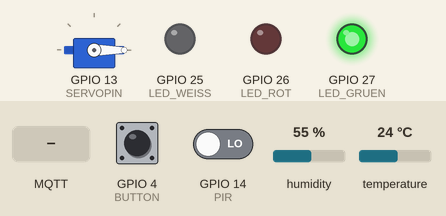
Recording of a sketch running on a simulated ESP32. On the bench: servo, output pins drawn as LEDs (lit = HIGH). The test bench sets the inputs (shaded band); at power-on: GPIO 14 (PIR) LOW, GPIO 4 (BUTTON) HIGH, humidity 55 %, temperature 24 °C. WiFi joins after 1.5 s; servers stay silent unless stated; random numbers use the default seed unless the sketch sets one; no MQTT or app messages arrive unless stated; what the sketch prints to the serial monitor is not drawn.

Above: at 2.7 s.
2.8 s: GPIO 14 (PIR) driven HIGH
At 4.0 s:
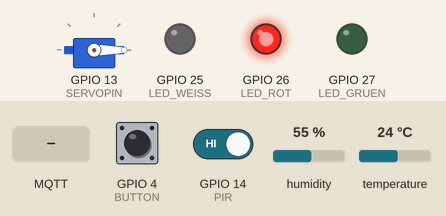
4.3 s: MQTT message "ON" arrives on the first subscribed topic
At 5.2 s:
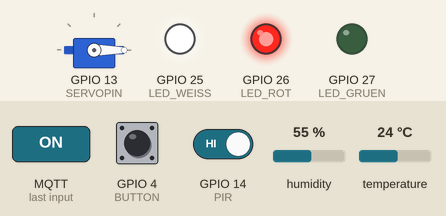
5.8 s: MQTT message "90" arrives on the second subscribed topic
At 6.3 s:
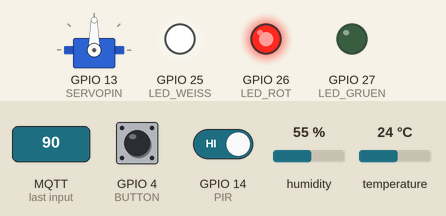
7.3 s: GPIO 4 (BUTTON) pulled LOW for 0.15 s
At 8.5 s:
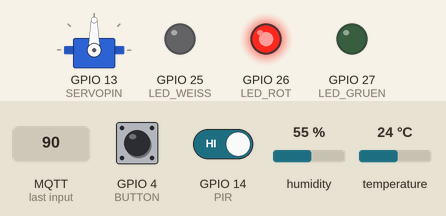
8.9 s: GPIO 14 (PIR) driven LOW
At 9.9 s:
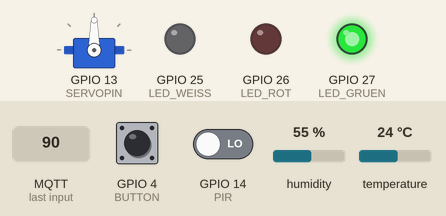
10.4 s: GPIO 4 (BUTTON) pulled LOW for 1 s
At 11.1 s:
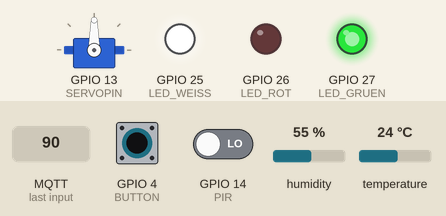
Timing chart, 0 to 13.4 s (numbered marks = the images above; inputs shaded):
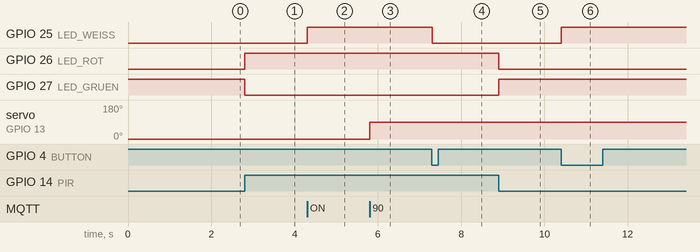

Measured:
- after the input at 2.8 s, GPIO 26 (LED_ROT): LOW → HIGH at once; GPIO 27 (LED_GRUEN): HIGH → LOW at once
- after the input at 4.3 s, GPIO 25 (LED_WEISS): LOW → HIGH at once
- after the input at 5.8 s, servo on GPIO 13 (SERVOPIN): 0° → 90° at once
- after the input at 7.3 s, GPIO 25 (LED_WEISS): HIGH → LOW at once
- after the input at 8.9 s, GPIO 26 (LED_ROT): HIGH → LOW at once; GPIO 27 (LED_GRUEN): LOW → HIGH at once
- after the input at 10.4 s, GPIO 25 (LED_WEISS): LOW → HIGH at once

The sketch:

sketch.ino
```cpp
#include <WiFi.h>
#include <PubSubClient.h>
#include <DHT.h>
#include <ESP32Servo.h>

//================ WIFI =================
const char* ssid = "Wokwi-GUEST";
const char* password = "";

//================ MQTT =================
const char* mqtt_server = "broker.hivemq.com";

// Eindeutiger Topic-Namespace für dieses Team
const char* baseTopic = "smarthome_die_Heiligen";

String ledGruenTopic  = String(baseTopic) + "/led_gruen";
String ledRotTopic    = String(baseTopic) + "/led_rot";
String ledWeissTopic  = String(baseTopic) + "/led_weiss";
String servoTopic     = String(baseTopic) + "/servo";

String tempTopic      = String(baseTopic) + "/temperature";
String humTopic       = String(baseTopic) + "/humidity";
String motionTopic    = String(baseTopic) + "/motion";

//================ PINS =================
// Pin-Zuordnung passend zur aktuellen diagram.json:
// GPIO25 = weiße LED, GPIO26 = rote LED, GPIO27 = grüne LED
#define LED_WEISS 25
#define LED_ROT   26
#define LED_GRUEN 27

#define BUTTON 4
#define PIR    14

#define DHTPIN  15
#define DHTTYPE DHT22

#define SERVOPIN 13

//================ OBJEKTE =================
DHT dht(DHTPIN, DHTTYPE);
Servo servo1;

WiFiClient espClient;
PubSubClient client(espClient);

//================ VARIABLEN =================
bool ledGruenState = true;    // grüne LED soll standardmäßig dauerhaft leuchten
bool ledRotState   = false;
bool ledWeissState = false;

bool lastButtonState = HIGH;
bool lastMotion = LOW;

unsigned long lastPublish = 0;

//================ MQTT CALLBACK =================
void callback(char* topic, byte* payload, unsigned int length) {

  String message = "";

  for (unsigned int i = 0; i < length; i++) {
    message += (char)payload[i];
  }

  String topicStr = String(topic);

  Serial.print("Topic: ");
  Serial.println(topicStr);

  Serial.print("Nachricht: ");
  Serial.println(message);

  // Weiße LED kann per Dashboard geschaltet werden
  if (topicStr == ledWeissTopic) {
    ledWeissState = (message == "ON");
    digitalWrite(LED_WEISS, ledWeissState);
  }

  if (topicStr == servoTopic) {
    int angle = message.toInt();
    angle = constrain(angle, 0, 180);
    servo1.write(angle);
  }
}

//================ SETUP =================
void setup() {

  Serial.begin(115200);

  pinMode(LED_GRUEN, OUTPUT);
  pinMode(LED_ROT, OUTPUT);
  pinMode(LED_WEISS, OUTPUT);

  pinMode(BUTTON, INPUT_PULLUP);
  pinMode(PIR, INPUT);

  // Grüne LED von Anfang an dauerhaft an, solange keine Bewegung erkannt wird
  digitalWrite(LED_GRUEN, HIGH);
  digitalWrite(LED_ROT, LOW);
  digitalWrite(LED_WEISS, LOW);

  dht.begin();

  servo1.attach(SERVOPIN);
  servo1.write(0);

  WiFi.begin(ssid, password);

  while (WiFi.status() != WL_CONNECTED) {
    delay(500);
    Serial.print(".");
  }

  Serial.println();
  Serial.println("WiFi verbunden");

  client.setServer(mqtt_server, 1883);
  client.setCallback(callback);

  randomSeed(micros());
}

//================ MQTT RECONNECT =================
void reconnect() {

  while (!client.connected()) {

    Serial.print("Verbinde mit MQTT... ");

    String clientId = "SmartHomeDieHeiligen-" + String(random(0xffff), HEX);

    if (client.connect(clientId.c_str())) {

      Serial.println("Verbunden");

      client.subscribe(ledWeissTopic.c_str());
      client.subscribe(servoTopic.c_str());

      // aktuellen Zustand der weißen LED direkt nach Verbindung an alle
      // Abonnenten (z.B. Dashboard) senden, retained, damit neue Clients
      // sofort den korrekten Stand sehen
      client.publish(ledWeissTopic.c_str(), ledWeissState ? "ON" : "OFF", true);

    } else {

      Serial.print("Fehlgeschlagen, rc=");
      Serial.println(client.state());

      delay(2000);
    }
  }
}

//================ LOOP =================
void loop() {

  if (!client.connected()) {
    reconnect();
  }

  client.loop();

  // ---------- TASTER: schaltet die weiße LED ----------
  bool currentButton = digitalRead(BUTTON);

  if (lastButtonState == HIGH && currentButton == LOW) {

    ledWeissState = !ledWeissState;

    digitalWrite(LED_WEISS, ledWeissState);

    // retained publish, damit das Dashboard den Tasterdruck sofort übernimmt
    client.publish(ledWeissTopic.c_str(), ledWeissState ? "ON" : "OFF", true);

    delay(250);
  }

  lastButtonState = currentButton;

  // ---------- DHT22 ----------
  if (millis() - lastPublish > 5000) {

    lastPublish = millis();

    float t = dht.readTemperature();
    float h = dht.readHumidity();

    if (!isnan(t) && !isnan(h)) {

      String temp = String(t, 1);
      String hum = String(h, 1);

      client.publish(tempTopic.c_str(), temp.c_str());
      client.publish(humTopic.c_str(), hum.c_str());

      Serial.print("Temperatur: ");
      Serial.println(temp);

      Serial.print("Luftfeuchtigkeit: ");
      Serial.println(hum);
    }
  }

  // ---------- PIR: grün <-> rot ----------
  bool currentMotion = digitalRead(PIR);

  if (currentMotion != lastMotion) {

    lastMotion = currentMotion;

    if (currentMotion == HIGH) {

      // Bewegung erkannt: grün aus, rot an
      ledGruenState = false;
      ledRotState = true;
      digitalWrite(LED_GRUEN, LOW);
      digitalWrite(LED_ROT, HIGH);

      Serial.println("Bewegung erkannt");
      client.publish(motionTopic.c_str(), "MOTION");

    } else {

      // Keine Bewegung mehr: rot aus, grün wieder dauerhaft an
      ledGruenState = true;
      ledRotState = false;
      digitalWrite(LED_GRUEN, HIGH);
      digitalWrite(LED_ROT, LOW);

      Serial.println("Keine Bewegung");
      client.publish(motionTopic.c_str(), "NO_MOTION");

    }
  }
}
```
